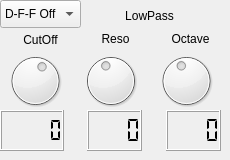
      <widget class="QWidget" name="tab_3">
       <attribute name="title">
        <string>Filter 1</string>
       </attribute>
       <widget class="QLabel" name="label_9">
        <property name="geometry">
         <rect>
          <x>120</x>
          <y>0</y>
          <width>59</width>
          <height>31</height>
         </rect>
        </property>
        <property name="autoFillBackground">
         <bool>false</bool>
        </property>
        <property name="text">
         <string>LowPass</string>
        </property>
        <property name="alignment">
         <set>Qt::AlignCenter</set>
        </property>
       </widget>
       <widget class="QComboBox" name="comboBox_activeTrackingFilter1">
        <property name="geometry">
         <rect>
          <x>0</x>
          <y>0</y>
          <width>81</width>
          <height>28</height>
         </rect>
        </property>
        <property name="toolTip">
         <string>&lt;html&gt;&lt;head/&gt;&lt;body&gt;&lt;p align=&quot;justify&quot;&gt;&lt;span style=&quot; font-size:12pt;&quot;&gt;Filter 1 D-F-F&lt;/span&gt;&lt;span style=&quot; font-size:12pt; vertical-align:super;&quot;&gt;*&lt;/span&gt;&lt;span style=&quot; font-size:12pt;&quot;&gt; Target&lt;/span&gt;&lt;/p&gt;&lt;p align=&quot;justify&quot;&gt;Choose the target which will dynamicly controll the Filter 1 CutOff frequency.&lt;/p&gt;&lt;p align=&quot;justify&quot;&gt;If D-F-F is set to an OSC Target, this target OSC control the Cutoff frequency at this Filter. The CutOff Dail can already used to control the offset of the CuttOff Frequency.  See Tooltip CutOff wheel.&lt;/p&gt;&lt;p align=&quot;justify&quot;&gt;&lt;span style=&quot; vertical-align:super;&quot;&gt;* &lt;/span&gt;D-F-F (Dynamic Filter Freqency)&lt;/p&gt;&lt;/body&gt;&lt;/html&gt;</string>
        </property>
        <item>
         <property name="text">
          <string>D-F-F Off</string>
         </property>
        </item>
        <item>
         <property name="text">
          <string>OSC1</string>
         </property>
        </item>
        <item>
         <property name="text">
          <string>OSC2</string>
         </property>
        </item>
        <item>
         <property name="text">
          <string>SUB OSC1</string>
         </property>
        </item>
        <item>
         <property name="text">
          <string>SUB OSC2</string>
         </property>
        </item>
       </widget>
       <widget class="QWidget" name="layoutWidget">
        <property name="geometry">
         <rect>
          <x>0</x>
          <y>110</y>
          <width>221</width>
          <height>41</height>
         </rect>
        </property>
        <property name="autoFillBackground">
         <bool>false</bool>
        </property>
        <layout class="QHBoxLayout" name="horizontalLayout_2">
         <item>
          <widget class="QLCDNumber" name="lcdNumber">
           <property name="autoFillBackground">
            <bool>false</bool>
           </property>
           <property name="digitCount">
            <number>5</number>
           </property>
           <property name="segmentStyle">
            <enum>QLCDNumber::Flat</enum>
           </property>
          </widget>
         </item>
         <item>
          <spacer name="horizontalSpacer">
           <property name="autoFillBackground">
            <bool>false</bool>
           </property>
           <property name="orientation">
            <enum>Qt::Horizontal</enum>
           </property>
           <property name="sizeHint" stdset="0">
            <size>
             <width>40</width>
             <height>20</height>
            </size>
           </property>
          </spacer>
         </item>
         <item>
          <widget class="QLCDNumber" name="lcdNumber_2">
           <property name="autoFillBackground">
            <bool>false</bool>
           </property>
           <property name="digitCount">
            <number>4</number>
           </property>
           <property name="segmentStyle">
            <enum>QLCDNumber::Flat</enum>
           </property>
          </widget>
         </item>
         <item>
          <spacer name="horizontalSpacer_2">
           <property name="autoFillBackground">
            <bool>false</bool>
           </property>
           <property name="orientation">
            <enum>Qt::Horizontal</enum>
           </property>
           <property name="sizeHint" stdset="0">
            <size>
             <width>40</width>
             <height>20</height>
            </size>
           </property>
          </spacer>
         </item>
         <item>
          <widget class="QLCDNumber" name="lcdNumber_3">
           <property name="autoFillBackground">
            <bool>false</bool>
           </property>
           <property name="digitCount">
            <number>4</number>
           </property>
           <property name="segmentStyle">
            <enum>QLCDNumber::Flat</enum>
           </property>
          </widget>
         </item>
        </layout>
       </widget>
       <widget class="QWidget" name="layoutWidget">
        <property name="geometry">
         <rect>
          <x>0</x>
          <y>50</y>
          <width>221</width>
          <height>61</height>
         </rect>
        </property>
        <property name="autoFillBackground">
         <bool>false</bool>
        </property>
        <layout class="QHBoxLayout" name="horizontalLayout">
         <item>
          <widget class="QDial" name="dial_f1_f">
           <property name="mouseTracking">
            <bool>true</bool>
           </property>
           <property name="toolTip">
            <string>&lt;html&gt;&lt;head/&gt;&lt;body&gt;&lt;p&gt;&lt;span style=&quot; font-size:12pt;&quot;&gt;CutOff Frequency Filter 1&lt;/span&gt;&lt;/p&gt;&lt;p&gt;* If D-F-F (Dynamic Filter Freqency) is enabled , this dail change the CutOff frequency around the Target OSC Frequency.&lt;/p&gt;&lt;p&gt;The D-F-F value goes from -60 to 60, which mean VALUE x curren target OSC Frequency.  And the  target OSC Frequency is dependent to the Note which is playing. &lt;/p&gt;&lt;/body&gt;&lt;/html&gt;</string>
           </property>
           <property name="autoFillBackground">
            <bool>false</bool>
           </property>
           <property name="maximum">
            <number>127</number>
           </property>
           <property name="sliderPosition">
            <number>75</number>
           </property>
           <property name="notchesVisible">
            <bool>false</bool>
           </property>
          </widget>
         </item>
         <item>
          <widget class="QDial" name="dial_f1_r">
           <property name="autoFillBackground">
            <bool>false</bool>
           </property>
           <property name="maximum">
            <number>127</number>
           </property>
           <property name="value">
            <number>56</number>
           </property>
          </widget>
         </item>
         <item>
          <widget class="QDial" name="dial_f1_o">
           <property name="autoFillBackground">
            <bool>false</bool>
           </property>
           <property name="maximum">
            <number>127</number>
           </property>
           <property name="sliderPosition">
            <number>56</number>
           </property>
          </widget>
         </item>
        </layout>
       </widget>
       <widget class="QLabel" name="label_2">
        <property name="geometry">
         <rect>
          <x>20</x>
          <y>30</y>
          <width>41</width>
          <height>20</height>
         </rect>
        </property>
        <property name="autoFillBackground">
         <bool>false</bool>
        </property>
        <property name="text">
         <string>CutOff</string>
        </property>
        <property name="alignment">
         <set>Qt::AlignCenter</set>
        </property>
       </widget>
       <widget class="QLabel" name="label_3">
        <property name="geometry">
         <rect>
          <x>100</x>
          <y>30</y>
          <width>31</width>
          <height>18</height>
         </rect>
        </property>
        <property name="autoFillBackground">
         <bool>false</bool>
        </property>
        <property name="text">
         <string>Reso</string>
        </property>
        <property name="alignment">
         <set>Qt::AlignCenter</set>
        </property>
       </widget>
       <widget class="QLabel" name="label_4">
        <property name="geometry">
         <rect>
          <x>170</x>
          <y>30</y>
          <width>41</width>
          <height>18</height>
         </rect>
        </property>
        <property name="autoFillBackground">
         <bool>false</bool>
        </property>
        <property name="text">
         <string>Octave</string>
        </property>
        <property name="alignment">
         <set>Qt::AlignCenter</set>
        </property>
       </widget>
      </widget>
